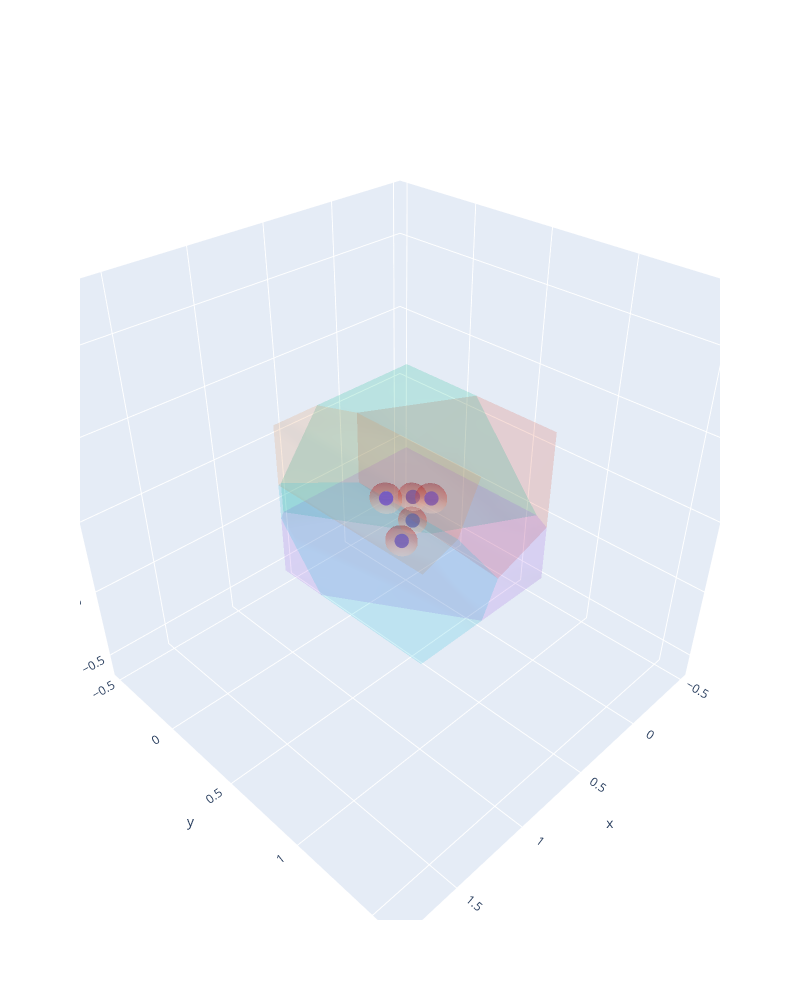

The cell this chart's notebook holds for it:
### Code cell
#### PLOT VORONOI WITH FURTHEST POINTS ##### -> 3 Dimensiones
################ 3 DIMENSIONES
torch.manual_seed(1)
np.random.seed(1)
## Escogemos n puntos al azar de X_train_tensor
n_points = 5
selected_index = torch.randperm(len(X_train_tensor))[:n_points]
original_points = X_train_tensor[selected_index].numpy()
## Filter duplicated values
original_points = np.unique(original_points,axis=0)
inputs = torch.tensor(original_points,dtype=torch.float)


## Generate vertices for a hypercube (n-dimensional cube) defined by the given interval
epsilon = 0.0001
x_lim = [0,1]
y_lim = [0,1]
intervals = [(x_lim[0], x_lim[1]), (y_lim[0], y_lim[1]),(x_lim[0], x_lim[1])]
vertices = utilities_voronoi.generate_hypercube_vertices(intervals)
intervals_extended = [(x - epsilon, y + epsilon) for x, y in intervals] 
vertices_extended = utilities_voronoi.generate_hypercube_vertices(intervals_extended)
## Define the coordinates of the square's vertices
square_vertices = np.array([[x_lim[0],y_lim[0]],[x_lim[0],y_lim[1]],[x_lim[1],y_lim[1]],[x_lim[1],y_lim[0]],[x_lim[0],y_lim[0]]])


## Compute original Voronoi diagram
original_vor = Voronoi(original_points,incremental=True)

## Compute symmetric points
all_points,_ = utilities_voronoi.add_symmetric_points(original_vor,vertices_extended,intervals_extended)

## Compute Voronoi diagram with symmetric points (and therefore bounded)
finite_vor = Voronoi(all_points,incremental=True)

## Compute the radios for each point
start_time = time.time()
radius_tot,dict_radios,x_reentrenamiento = utilities_voronoi.get_lipschitz_radius(inputs=inputs,model=model,
                                                                                  global_lipschitz_constant=global_lipschitz_constant,
                                                                                  monotone_relation=1,variable_index=[0,1],n_variables=2)
end_time = time.time()
print('Tiempo de ejecución: {}'.format(end_time-start_time))
## Load derivative sign
derivative_sign = [v[1] for k,v in dict_radios.items()]

## Plot Voronoi diagram
utilities_voronoi.plot_finite_voronoi_3D(finite_vor,all_points,original_points,radius_tot,vertices,plot_symmetric_points=False)

## Check if the space is filled
space_filled,distances = utilities_voronoi.check_space_filled_vectorized(finite_vor,dict_radios,vertices)
print(space_filled)

### Figure 1 — Plotly figure (JSON) as saved in the notebook; plotly's stock layout.template omitted (floating-point values rounded to 4 significant figures; data arrays with more than 128 entries replaced by an {"elided": "..."} marker saying what was removed)
{"data": [{"marker": {"size": 5}, "mode": "markers", "type": "scatter3d", "x": [0.4444, 0.4444, 0.5556, 0.7778, 0.8889], "y": [0.4444, 0.4444, 0.6667, 0.6667, 0.6667], "z": [0.3333, 0.5, 0.6667, 0.5, 0.8333]}, {"alphahull": 0, "colorscale": [[0, "#440154"], [0.1111, "#482878"], [0.2222, "#3e4989"], [0.3333, "#31688e"], [0.4444, "#26828e"], [0.5556, "#1f9e89"], [0.6667, "#35b779"], [0.7778, "#6ece58"], [0.8889, "#b5de2b"], [1, "#fde725"]], "opacity": 0.1, "type": "mesh3d", "x": [-0.0001, 0.5417, 0.75, -0.0001, -0.0001, -0.0001, 0.5972, 0.5972, 0.4055, 0.75], "y": [1.0, 0.6597, 0.3472, 0.493, 0.9306, 1.0, 0.1944, 1.0, 1.0, 1.0], "z": [1.0, 0.4167, 0.6944, 1.0, 0.4167, 0.3703, 1.0, 1.0, 0.2351, 0.6944]}, {"alphahull": 0, "colorscale": [[0, "#440154"], [0.1111, "#482878"], [0.2222, "#3e4989"], [0.3333, "#31688e"], [0.4444, "#26828e"], [0.5556, "#1f9e89"], [0.6667, "#35b779"], [0.7778, "#6ece58"], [0.8889, "#b5de2b"], [1, "#fde725"]], "opacity": 0.1, "type": "mesh3d", "x": [-0.0001, 0.9815, -0.0001, 0.6944, 0.9815, 0.5417, 0.75, -0.0001, -0.0001, 0.5972], "y": [-0.0001, -0.0001, -0.0001, -0.0001, -0.0001, 0.6597, 0.3472, 0.493, 0.9306, 0.1944], "z": [1.0, 0.4167, 0.4167, 1.0, 0.6173, 0.4167, 0.6944, 1.0, 0.4167, 1.0]}, {"alphahull": 0, "colorscale": [[0, "#440154"], [0.1111, "#482878"], [0.2222, "#3e4989"], [0.3333, "#31688e"], [0.4444, "#26828e"], [0.5556, "#1f9e89"], [0.6667, "#35b779"], [0.7778, "#6ece58"], [0.8889, "#b5de2b"], [1, "#fde725"]], "opacity": 0.1, "type": "mesh3d", "x": [-0.0001, 1.0, 1.0, -0.0001, 1.0, 0.5231, 0.9815, -0.0001, 0.5417, -0.0001, -0.0001, 0.4055], "y": [1.0, 0.2846, -0.0001, -0.0001, -0.0001, 1.0, -0.0001, -0.0001, 0.6597, 0.9306, 1.0, 1.0], "z": [-0.0001, -0.0001, -0.0001, -0.0001, 0.3796, -0.0001, 0.4167, 0.4167, 0.4167, 0.4167, 0.3703, 0.2351]}, {"alphahull": 0, "colorscale": [[0, "#440154"], [0.1111, "#482878"], [0.2222, "#3e4989"], [0.3333, "#31688e"], [0.4444, "#26828e"], [0.5556, "#1f9e89"], [0.6667, "#35b779"], [0.7778, "#6ece58"], [0.8889, "#b5de2b"], [1, "#fde725"]], "opacity": 0.1, "type": "mesh3d", "x": [1.0, 1.0, 0.6944, 1.0, 0.9815, 1.0, 0.75, 0.5972, 0.5972, 0.75], "y": [-0.0001, 1.0, -0.0001, -0.0001, -0.0001, 1.0, 0.3472, 0.1944, 1.0, 1.0], "z": [1.0, 1.0, 1.0, 0.6111, 0.6173, 0.6111, 0.6944, 1.0, 1.0, 0.6944]}, {"alphahull": 0, "colorscale": [[0, "#440154"], [0.1111, "#482878"], [0.2222, "#3e4989"], [0.3333, "#31688e"], [0.4444, "#26828e"], [0.5556, "#1f9e89"], [0.6667, "#35b779"], [0.7778, "#6ece58"], [0.8889, "#b5de2b"], [1, "#fde725"]], "opacity": 0.1, "type": "mesh3d", "x": [1.0, 1.0, 1.0, 0.5231, 0.9815, 1.0, 0.9815, 1.0, 0.5417, 0.75, 0.4055, 0.75], "y": [0.2846, -0.0001, 1.0, 1.0, -0.0001, -0.0001, -0.0001, 1.0, 0.6597, 0.3472, 1.0, 1.0], "z": [-0.0001, 0.3796, -0.0001, -0.0001, 0.4167, 0.6111, 0.6173, 0.6111, 0.4167, 0.6944, 0.2351, 0.6944]}, {"colorscale": [[0, "rgb(255,245,240)"], [0.125, "rgb(254,224,210)"], [0.25, "rgb(252,187,161)"], [0.375, "rgb(252,146,114)"], [0.5, "rgb(251,106,74)"], [0.625, "rgb(239,59,44)"], [0.75, "rgb(203,24,29)"], [0.875, "rgb(165,15,21)"], [1, "rgb(103,0,13)"]], "opacity": 0.2, "showscale": false, "type": "surface", "x": {"elided": "40x20 float values"}, "y": {"elided": "40x20 float values"}, "z": {"elided": "40x20 float values"}}, {"colorscale": [[0, "rgb(255,245,240)"], [0.125, "rgb(254,224,210)"], [0.25, "rgb(252,187,161)"], [0.375, "rgb(252,146,114)"], [0.5, "rgb(251,106,74)"], [0.625, "rgb(239,59,44)"], [0.75, "rgb(203,24,29)"], [0.875, "rgb(165,15,21)"], [1, "rgb(103,0,13)"]], "opacity": 0.2, "showscale": false, "type": "surface", "x": {"elided": "40x20 float values"}, "y": {"elided": "40x20 float values"}, "z": {"elided": "40x20 float values"}}, {"colorscale": [[0, "rgb(255,245,240)"], [0.125, "rgb(254,224,210)"], [0.25, "rgb(252,187,161)"], [0.375, "rgb(252,146,114)"], [0.5, "rgb(251,106,74)"], [0.625, "rgb(239,59,44)"], [0.75, "rgb(203,24,29)"], [0.875, "rgb(165,15,21)"], [1, "rgb(103,0,13)"]], "opacity": 0.2, "showscale": false, "type": "surface", "x": {"elided": "40x20 float values"}, "y": {"elided": "40x20 float values"}, "z": {"elided": "40x20 float values"}}, {"colorscale": [[0, "rgb(255,245,240)"], [0.125, "rgb(254,224,210)"], [0.25, "rgb(252,187,161)"], [0.375, "rgb(252,146,114)"], [0.5, "rgb(251,106,74)"], [0.625, "rgb(239,59,44)"], [0.75, "rgb(203,24,29)"], [0.875, "rgb(165,15,21)"], [1, "rgb(103,0,13)"]], "opacity": 0.2, "showscale": false, "type": "surface", "x": {"elided": "40x20 float values"}, "y": {"elided": "40x20 float values"}, "z": {"elided": "40x20 float values"}}, {"colorscale": [[0, "rgb(255,245,240)"], [0.125, "rgb(254,224,210)"], [0.25, "rgb(252,187,161)"], [0.375, "rgb(252,146,114)"], [0.5, "rgb(251,106,74)"], [0.625, "rgb(239,59,44)"], [0.75, "rgb(203,24,29)"], [0.875, "rgb(165,15,21)"], [1, "rgb(103,0,13)"]], "opacity": 0.2, "showscale": false, "type": "surface", "x": {"elided": "40x20 float values"}, "y": {"elided": "40x20 float values"}, "z": {"elided": "40x20 float values"}}], "layout": {"height": 1000, "scene": {"aspectmode": "cube", "xaxis": {"range": [-0.5556, 1.889]}, "yaxis": {"range": [-0.5556, 1.667]}, "zaxis": {"range": [-0.6667, 1.833]}}, "width": 800}}
